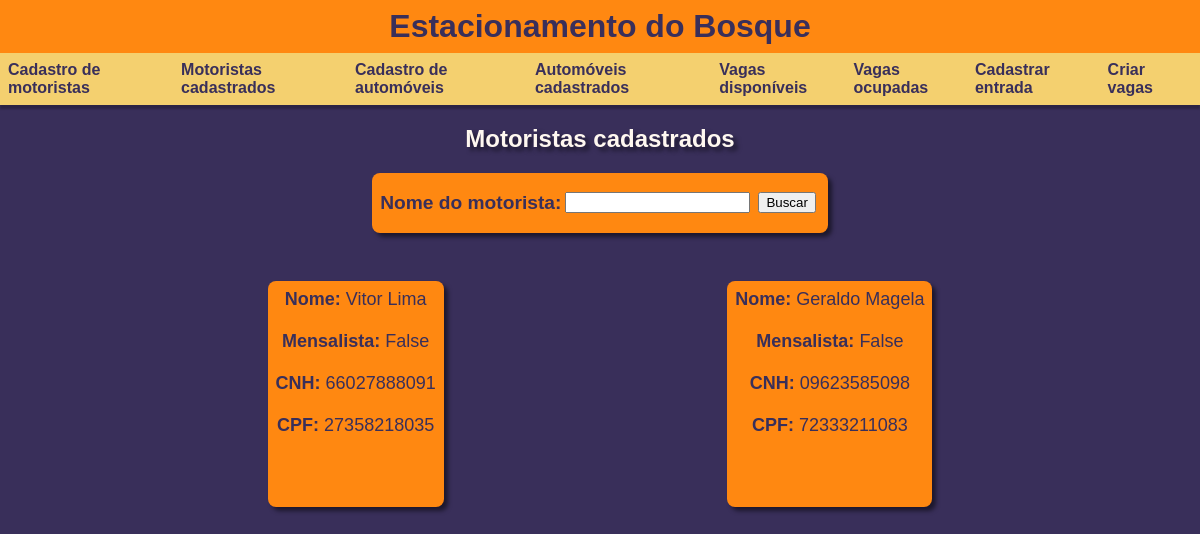
Before: /driver/registered with the older database file.
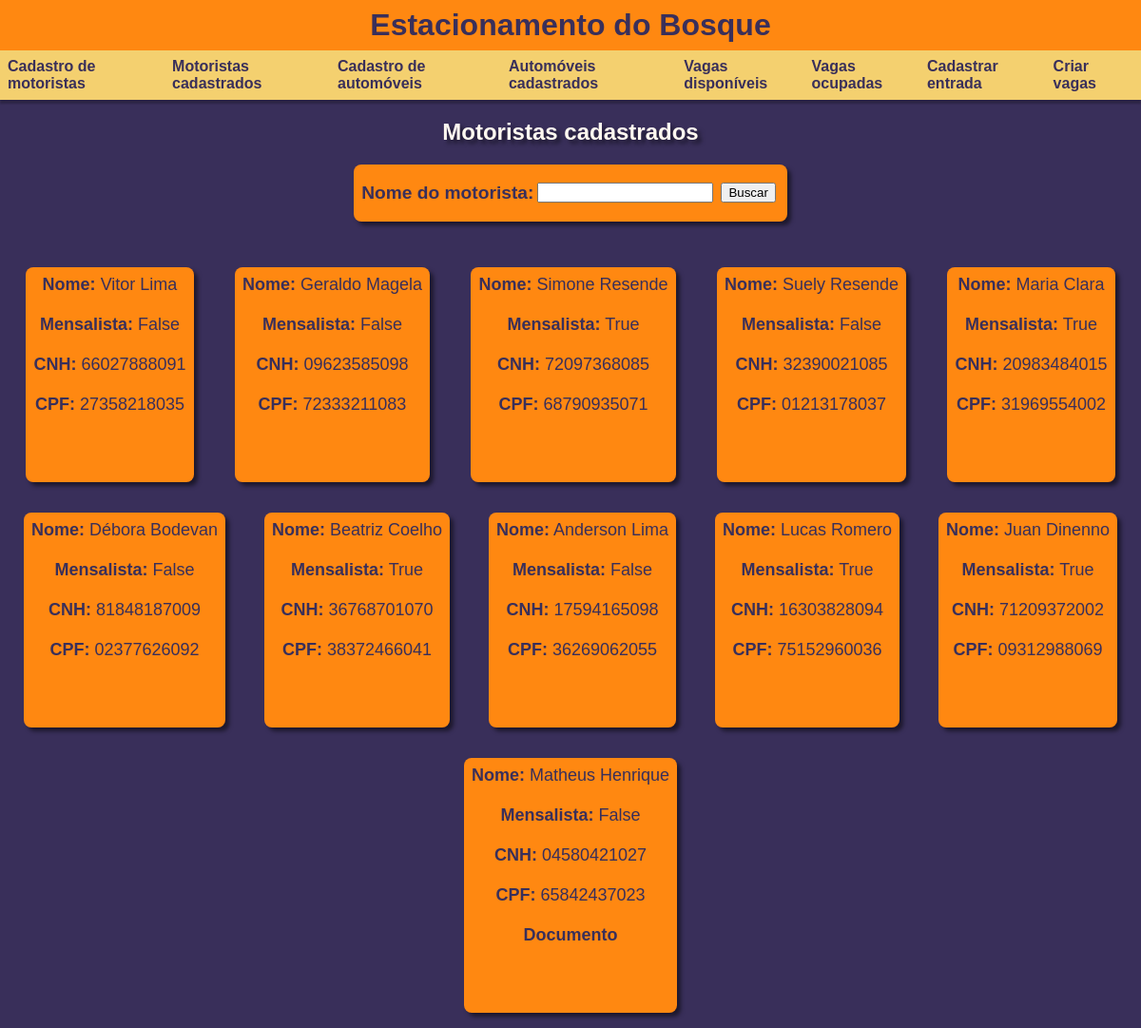
After: the same page with the newer database file.
### driver/models.py (models this page shows, shortened)
class Driver(models.Model):
    driver_name = models.CharField(max_length=50)
    monthly = models.BooleanField(default=False)
    cnh = models.CharField(max_length=11)
    cpf = models.CharField(max_length=11)
    file_upload = models.FileField(upload_to='driver_docs/', blank=True)

### driver/views.py (the view)
# urls.py: path('registered', views.registered_drivers, name='registered_drivers'),
def registered_drivers(request):
    form = DriverSearchForm()
    all_registered_drivers = Driver.objects.all()
    return render(request, 'registered_drivers.html', {
        'form': form,
        'all_registered_drivers': all_registered_drivers,
    })

### driver/my_forms.py
class DriverSearchForm(forms.Form):
    name_search = forms.CharField(max_length=50)

### driver/templates/registered_drivers.html (shortened to what this page needs)
{% extends "core_index.html" %}
{% block css %}
    {% load static %}
    <link rel="stylesheet" href="{% static "registered_drivers.css" %}">
{% endblock css %}
{% block content %}
    <section id="first_sec">
        <h2>Motoristas cadastrados</h2>
        <form action="{% url "driver:driver_search" %}" method="post">
            <b>Nome do motorista:</b> {{ form.name_search }}
            <input type="submit" value="Buscar">
            <br>
            <br>
        </form>
    </section>
    <section id="second_sec">
        {% for driver in all_registered_drivers %}
            <div id="registered_drivers">
                <span><b>Nome:</b> {{ driver.driver_name }}</span><br>
                <span><b>Mensalista:</b> {{ driver.monthly }}</span><br>
                <span><b>CNH:</b> {{ driver.cnh }}</span><br>
                <span><b>CPF:</b> {{ driver.cpf }}</span><br>
                {% if driver.file_upload %}
                    <span><a id="doc" href="{{ driver.file_upload.url }}" target="_blank"><b>Documento</b></a></span><br>
                {% endif %}
                <br>
                <br>
            </div>
        {% endfor %}
    </section>
{% endblock content %}

### core/templates/core_index.html (shortened to what this page needs)
<!DOCTYPE html>
{% load static %}
<html lang="pt-br">
<head>
    <link rel="stylesheet" href="{% static "header_nav.css" %}">
    {% block css %}{% endblock css %}
</head>
<body>
    <header>
        <h1>Estacionamento do Bosque</h1>
    </header>
    <nav>
        <a class="nav_link" href="{% url "driver:driver_register_form" %}">Cadastro de motoristas</a>
        <a class="nav_link" href="{% url "driver:registered_drivers" %}">Motoristas cadastrados</a>
        <a class="nav_link" href="{% url "vehicle:vehicle_register_form" %}">Cadastro de automóveis</a>
        <a class="nav_link" href="{% url "vehicle:registered_vehicle" %}">Automóveis cadastrados</a>
        <a class="nav_link" href="{% url "core:index" %}">Vagas disponíveis</a>
        <a class="nav_link" href="{% url "parking_space:occupied_parking_spaces" %}">Vagas ocupadas</a>
        <a class="nav_link" href="{% url "parking_space:parking_assignment_form" %}">Cadastrar entrada</a>
        <a class="nav_link" href="{% url "parking_space:parking_creation_form" %}">Criar vagas</a>
    </nav>
    <main>
        {% block content %}{% endblock content %}
    </main>
</body>
</html>

### static/css/header_nav.css (style rules this page uses)
body { margin: 0; padding: 0; box-sizing: border-box; background-color: #392F5A; font-family: 'Franklin Gothic Medium', 'Arial Narrow', Arial, sans-serif; color: #FFF8F0; }
header { display: flex; align-items: center; justify-content: center; padding: 8px; background-color: #FF8811; }
h1 { margin: 0; color: #392F5A; }
nav { display: flex; align-items: center; justify-content: space-around; padding: 8px; background-color: #F4D06F; box-shadow: 0px 4px 2px rgb(0, 0, 0, 0.25); }
.nav_link { color: #392F5A; text-decoration: none; font-weight: bold; }

### static/css/registered_drivers.css (style rules this page uses)
#first_sec { display: flex; flex-direction: column; align-items: center; justify-content: center; margin-bottom: 32px; }
h2 { text-shadow: 4px 4px 4px rgba(0, 0, 0, 0.5); }
form { display: flex; align-items: center; justify-content: center; padding: 8px; background-color: #FF8811; font-size: larger; box-shadow: 4px 4px 4px rgba(0, 0, 0, 0.5); border-radius: 8px; color: #392F5A; }
input { margin: 4px; }
#second_sec { display: flex; flex-wrap: wrap; align-items: start; justify-content: space-evenly; }
#registered_drivers { display: flex; flex-direction: column; align-items: center; justify-content: space-evenly; margin: 16px 16px 16px 16px; padding: 8px; background-color: #FF8811; font-size: large; box-shadow: 4px 4px 4px rgba(0, 0, 0, 0.5); border-radius: 8px; color: #392F5A; }
#doc { color: #392F5A; text-decoration: none; font-weight: bold; }

Changed rows visible on the page:
added Driver: driver_name "Simone Resende", monthly "True", cnh "72097368085", cpf "68790935071"
added Driver: driver_name "Suely Resende", monthly "False", cnh "32390021085", cpf "01213178037"
added Driver: driver_name "Maria Clara", monthly "True", cnh "20983484015", cpf "31969554002"
added Driver: driver_name "Débora Bodevan", monthly "False", cnh "81848187009", cpf "02377626092"
added Driver: driver_name "Beatriz Coelho", monthly "True", cnh "36768701070", cpf "38372466041"
added Driver: driver_name "Anderson Lima", monthly "False", cnh "17594165098", cpf "36269062055"
added Driver: driver_name "Lucas Romero", monthly "True", cnh "16303828094", cpf "75152960036"
added Driver: driver_name "Juan Dinenno", monthly "True", cnh "71209372002", cpf "09312988069"
added Driver: driver_name "Matheus Henrique", monthly "False", cnh "04580421027", cpf "65842437023"
